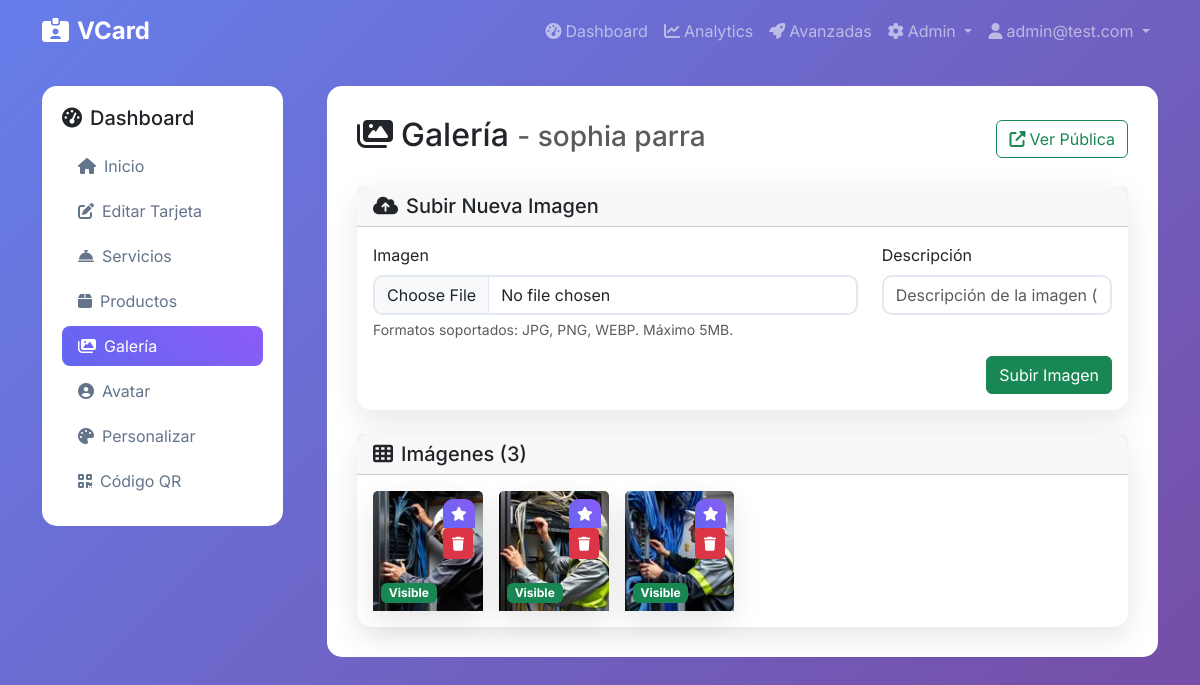
Page /dashboard/cards/4/gallery (signed in) on the committed database.
### app/models.py (models this page shows, shortened)
class User(UserMixin, db.Model):
    id = db.Column(db.Integer, primary_key=True)
    email = db.Column(db.String(120), unique=True, nullable=False, index=True)
    password_hash = db.Column(db.String(255), nullable=False)
    role = db.Column(Enum('admin', 'user', name='user_roles'), default='user', nullable=False)
    is_active = db.Column(db.Boolean, default=True, nullable=False)
    is_approved = db.Column(db.Boolean, default=False)
    approved_at = db.Column(db.DateTime)
    approved_by_id = db.Column(db.Integer)
    is_suspended = db.Column(db.Boolean, default=False)
    suspension_reason = db.Column(db.String(500))
    suspended_at = db.Column(db.DateTime)
    suspended_by_id = db.Column(db.Integer)
    max_cards = db.Column(db.Integer, default=1, nullable=False)
    last_login = db.Column(db.DateTime)
    total_views = db.Column(db.Integer, default=0)
    email_verified = db.Column(db.Boolean, default=False)
    email_verified_at = db.Column(db.DateTime)
    reset_token = db.Column(db.String(255))
    reset_token_expires = db.Column(db.DateTime)
    created_at = db.Column(db.DateTime, default=datetime.utcnow)
    updated_at = db.Column(db.DateTime, default=datetime.utcnow, onupdate=datetime.utcnow)
    cards = db.relationship('Card', backref='owner', lazy='dynamic', cascade='all, delete-orphan')
    def is_admin(self):
        return self.role == 'admin'

class Card(db.Model):
    id = db.Column(db.Integer, primary_key=True)
    owner_id = db.Column(db.Integer, db.ForeignKey('user.id'), nullable=False)
    slug = db.Column(db.String(100), unique=True, nullable=False, index=True)
    title = db.Column(db.String(200))  # e.g., "Lourdes Arellano - Salón & Spa"
    name = db.Column(db.String(100), nullable=False)
    job_title = db.Column(db.String(200))
    company = db.Column(db.String(200))
    phone = db.Column(db.String(20))
    email_public = db.Column(db.String(120))
    website = db.Column(db.String(255))
    location = db.Column(db.String(255))
    bio = db.Column(db.Text)
    theme_id = db.Column(db.Integer, db.ForeignKey('theme.id'), nullable=False)
    is_public = db.Column(db.Boolean, default=True, nullable=False)
    published_at = db.Column(db.DateTime)
    avatar_path = db.Column(db.String(255))  # Legacy - kept for backward compatibility
    avatar_square_path = db.Column(db.String(255))  # Square version for circle/rounded/square
    avatar_rect_path = db.Column(db.String(255))   # Rectangular version for rectangle shape
    created_at = db.Column(db.DateTime, default=datetime.utcnow)
    updated_at = db.Column(db.DateTime, default=datetime.utcnow, onupdate=datetime.utcnow)
    instagram = db.Column(db.String(255))
    whatsapp_country = db.Column(db.String(10))  # Country code for WhatsApp (e.g., '+34')
    whatsapp = db.Column(db.String(20))  # Phone number without country code
    custom_layout = db.Column(db.Text)  # Store custom layout JSON from visual editor
    facebook = db.Column(db.String(255))
    linkedin = db.Column(db.String(255))
    twitter = db.Column(db.String(255))
    youtube = db.Column(db.String(255))
    tiktok = db.Column(db.String(255))
    telegram = db.Column(db.String(255))
    snapchat = db.Column(db.String(255))
    pinterest = db.Column(db.String(255))
    github = db.Column(db.String(255))
    behance = db.Column(db.String(255))
    dribbble = db.Column(db.String(255))
    services = db.relationship('Service', backref='card', lazy='dynamic', cascade='all, delete-orphan')
    products = db.relationship('Product', backref='card', lazy='dynamic', cascade='all, delete-orphan')
    gallery_items = db.relationship('GalleryItem', backref='card', lazy='dynamic', cascade='all, delete-orphan')
    def get_public_url(self):
        return f"/c/{self.slug}"

class GalleryItem(db.Model):
    id = db.Column(db.Integer, primary_key=True)
    card_id = db.Column(db.Integer, db.ForeignKey('card.id'), nullable=False)
    image_path = db.Column(db.String(255), nullable=False)
    thumbnail_path = db.Column(db.String(255))
    caption = db.Column(db.String(500))
    order_index = db.Column(db.Integer, default=0)
    is_visible = db.Column(db.Boolean, default=True)
    is_featured = db.Column(db.Boolean, default=False)  # featured image for card preview
    created_at = db.Column(db.DateTime, default=datetime.utcnow)

### app/dashboard/routes.py (the view, shortened to what this page needs)
@bp.route('/cards/<int:id>/gallery', methods=['GET', 'POST'])
@login_required
def card_gallery(id):
    card = get_user_card_or_404(id)
    form = GalleryUploadForm()
    gallery_items = card.gallery_items.order_by(GalleryItem.order_index).all()
    return render_template('dashboard/gallery.html', card=card, gallery_items=gallery_items, form=form)

### app/templates/dashboard/gallery.html (shortened to what this page needs)
{% extends "base.html" %}
{% block content %}
<div class="row">
    <div class="col-md-3">
        <div class="sidebar">
            <h5 class="mb-3">
                <i class="fas fa-tachometer-alt me-2"></i>Dashboard
            </h5>
            <nav class="nav flex-column">
                <a class="nav-link" href="{{ url_for('dashboard.index') }}">
                    <i class="fas fa-home me-2"></i>Inicio
                </a>
                <a class="nav-link" href="{{ url_for('dashboard.edit_card', id=card.id) }}">
                    <i class="fas fa-edit me-2"></i>Editar Tarjeta
                </a>
                <a class="nav-link" href="{{ url_for('dashboard.card_services', id=card.id) }}">
                    <i class="fas fa-concierge-bell me-2"></i>Servicios
                </a>
                <a class="nav-link" href="{{ url_for('dashboard.card_products', id=card.id) }}">
                    <i class="fas fa-box me-2"></i>Productos
                </a>
                <a class="nav-link active" href="{{ url_for('dashboard.card_gallery', id=card.id) }}">
                    <i class="fas fa-images me-2"></i>Galería
                </a>
                <a class="nav-link" href="{{ url_for('dashboard.card_avatar', id=card.id) }}">
                    <i class="fas fa-user-circle me-2"></i>Avatar
                </a>
                <a class="nav-link" href="{{ url_for('dashboard.card_theme', id=card.id) }}">
                    <i class="fas fa-palette me-2"></i>Personalizar
                </a>
                <a class="nav-link" href="{{ url_for('dashboard.card_qr', id=card.id) }}">
                    <i class="fas fa-qrcode me-2"></i>Código QR
                </a>
            </nav>
        </div>
    </div>
    <div class="col-md-9">
        <div class="main-content">
            <div class="d-flex justify-content-between align-items-center mb-4">
                <h2>
                    <i class="fas fa-images me-2"></i>Galería
                    <small class="text-muted">- {{ card.name }}</small>
                </h2>
                {% if card.is_public %}
                    <a href="{{ card.get_public_url() }}" target="_blank" class="btn btn-outline-success">
                        <i class="fas fa-external-link-alt me-1"></i>Ver Pública
                    </a>
                {% endif %}
            </div>
            <div class="card mb-4">
                <div class="card-header">
                    <h5 class="mb-0">
                        <i class="fas fa-cloud-upload-alt me-2"></i>Subir Nueva Imagen
                    </h5>
                </div>
                <div class="card-body">
                    <form method="POST" enctype="multipart/form-data">
                        <div class="row">
                            <div class="col-md-8 mb-3">
                                {{ form.image.label(class="form-label required") }}
                                {{ form.image() }}
                                <div class="form-text">
                                    Formatos soportados: JPG, PNG, WEBP. Máximo 5MB.
                                </div>
                            </div>
                            <div class="col-md-4 mb-3">
                                {{ form.caption.label(class="form-label") }}
                                {{ form.caption() }}
                            </div>
                        </div>
                        <div class="text-end">
                            {{ form.submit() }}
                        </div>
                    </form>
                </div>
            </div>
            {% if gallery_items %}
                <div class="card">
                    <div class="card-header">
                        <h5 class="mb-0">
                            <i class="fas fa-th me-2"></i>Imágenes ({{ gallery_items|length }})
                        </h5>
                    </div>
                    <div class="card-body">
                        <div class="row g-3" id="gallery-grid">
                            {% for item in gallery_items %}
                                <div class="col-lg-2 col-md-3 col-sm-4 col-6" data-id="{{ item.id }}">
                                    <div class="gallery-item card h-100">
                                        <div class="position-relative">
                                            <img src="{{ url_for('static', filename='thumbs/' + item.thumbnail_path) }}"
                                                 class="card-img-top gallery-thumbnail"
                                                 alt="{{ item.caption or 'Imagen' }}"
                                                 style="height: 120px; object-fit: cover; cursor: pointer;"
                                                 onclick="viewImage('{{ url_for('static', filename='uploads/' + item.image_path) }}', '{{ item.caption or '' }}')">
                                            <div class="position-absolute top-0 end-0 p-2">
                                                <div class="btn-group-vertical btn-group-sm" role="group">
                                                    {% if not item.is_featured %}
                                                        <button type="button" class="btn btn-primary btn-sm"
                                                                onclick="setFeatured({{ item.id }})"
                                                                title="Marcar como destacada">
                                                            <i class="fas fa-star"></i>
                                                        </button>
                                                    {% else %}
                                                        <span class="btn btn-warning btn-sm" title="Imagen destacada">
                                                            <i class="fas fa-star"></i>
                                                        </span>
                                                    {% endif %}
                                                    <form method="POST" action="{{ url_for('dashboard.delete_gallery_item', card_id=card.id, item_id=item.id) }}"
                                                          class="d-inline" onsubmit="return confirm('¿Eliminar esta imagen?')">
                                                        <button type="submit" class="btn btn-danger btn-sm" title="Eliminar">
                                                            <i class="fas fa-trash"></i>
                                                        </button>
                                                    </form>
                                                </div>
                                            </div>
                                            <div class="position-absolute bottom-0 start-0 p-2">
                                                {% if item.is_visible %}
                                                    <span class="badge bg-success">Visible</span>
                                                {% else %}
                                                    <span class="badge bg-secondary">Oculta</span>
                                                {% endif %}
                                            </div>
                                        </div>
                                    </div>
                                </div>
                            {% endfor %}
                        </div>
                    </div>
                </div>
            {% endif %}
        </div>
    </div>
</div>
{% endblock %}

### app/templates/base.html (shortened to what this page needs)
<!DOCTYPE html>
<html lang="es">
<head>
    <link href="https://cdn.jsdelivr.net/npm/bootstrap@5.3.0/dist/css/bootstrap.min.css" rel="stylesheet">
    <link href="https://cdnjs.cloudflare.com/ajax/libs/font-awesome/6.4.0/css/all.min.css" rel="stylesheet">
</head>
<body>
    <nav class="navbar navbar-expand-lg navbar-dark mb-4">
        <div class="container">
            <a class="navbar-brand" href="{{ url_for('index') }}">
                <i class="fas fa-id-card-alt me-2"></i>VCard
            </a>
            <div class="collapse navbar-collapse" id="navbarNav">
                <ul class="navbar-nav ms-auto">
                    {% if current_user.is_authenticated %}
                        <li class="nav-item">
                            <a class="nav-link" href="{{ url_for('dashboard.index') }}">
                                <i class="fas fa-tachometer-alt me-1"></i>Dashboard
                            </a>
                        </li>
                        <li class="nav-item">
                            <a class="nav-link" href="{{ url_for('dashboard.analytics') }}">
                                <i class="fas fa-chart-line me-1"></i>Analytics
                            </a>
                        </li>
                        <li class="nav-item">
                            <a class="nav-link" href="{{ url_for('dashboard.advanced_features') }}">
                                <i class="fas fa-rocket me-1"></i>Avanzadas
                            </a>
                        </li>
                        {% if current_user.is_admin() %}
                        <li class="nav-item dropdown">
                            <a class="nav-link dropdown-toggle" href="#" role="button" data-bs-toggle="dropdown">
                                <i class="fas fa-cog me-1"></i>Admin
                            </a>
                        </li>
                        {% endif %}
                        <li class="nav-item dropdown">
                            <a class="nav-link dropdown-toggle" href="#" role="button" data-bs-toggle="dropdown">
                                <i class="fas fa-user me-1"></i>{{ current_user.email }}
                            </a>
                        </li>
                    {% endif %}
                </ul>
            </div>
        </div>
    </nav>
    <div class="container">
        {% block content %}{% endblock %}
    </div>
</body>
</html>

### rows in the picture
User: email "admin@test.com"
Card: name "sophia parra"
GalleryItem: thumbnail_path+image_path (picture), is_visible "Visible"
GalleryItem: thumbnail_path+image_path (picture), is_visible "Visible"
GalleryItem: thumbnail_path+image_path (picture), is_visible "Visible"

### other values in the picture
{{ gallery_items|length }} "3"
